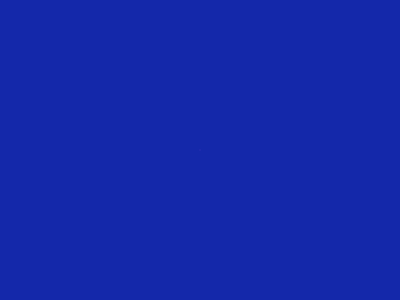
Frame 1 (no input)
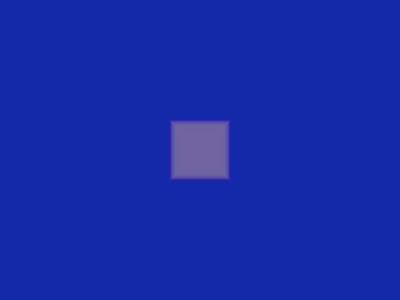
Frame 60 (the mouse pressed at the canvas centre just before this capture)
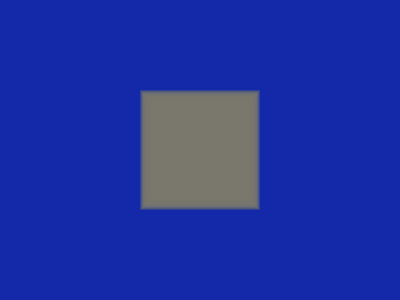
Frame 120 (the mouse held since frame 60 and released just before this capture)

The Processing sketch that drew these frames (run headless with seeded random() and noise(); from frame 60 on, the mouse is pressed at the canvas centre):

// Processing sketch: processing_159548
// ── processing_159548.pde

int squareW = 1;
int squareH =1;
int growth = 1; //speed and x intergers
float r;
float g;
float b;

void setup(){
size (400, 300);
rectMode(CENTER); //set it to center mode
background (20, 40, 170);
}

void draw(){
  
  noStroke();
  r = random (255);
  g = random (255);
  b = random (255);
  fill (r, g, b, 60);
  rect (width/2, height/2, squareW, squareH); //draw a square
  squareW = squareW + growth; //x is always adding the speed to itself
  squareH = squareH + growth;
  if (squareW > width || squareW < 0){ //if x gets more than the width OR (||)
  //less than 0
    growth= growth * -1; //than the speed value becomes negative 
  } //therefore x will be ading negative to itself
}
  
